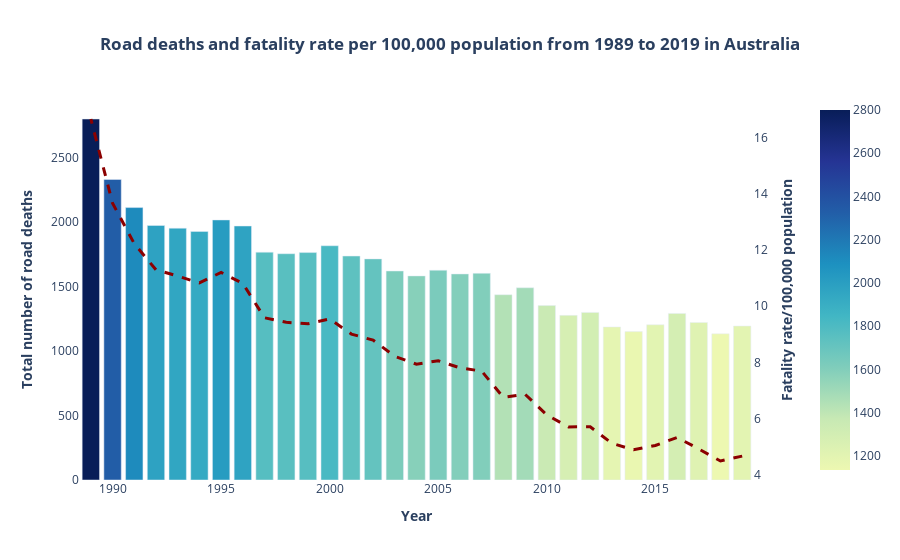

Here is the notebook cell this chart was saved with:
### Code cell
# Draw the graph
fig_rate = make_subplots(specs=[[{"secondary_y": True}]])

fig_rate.add_trace(
    go.Bar(
        x=yearly_states_total_data.year,
        y=yearly_states_total_data.number, 
        name="Road Deaths",
        opacity=1,
        marker=dict(color=yearly_states_total_data.number, coloraxis="coloraxis", cmax=2800, cmin=0,),
        ),
    secondary_y=False
)

fig_rate.update_layout(coloraxis=dict(colorscale=['#edf8b1','#c7e9b4','#7fcdbb','#41b6c4','#1d91c0','#225ea8','#253494','#081d58']), showlegend=False)

fig_rate.add_trace(
    go.Scatter(
        x=yearly_states_total_data.year,
        y=yearly_states_total_data.rate, 
        name="Rate/pop", #change
        line=dict(width=1.5*2, color='darkred',dash='dash'), #change
        showlegend=True
        ),
    secondary_y=True,
)

fig_rate.update_layout(
    title_text="<b>Road deaths and fatality rate per 100,000 population from 1989 to 2019 in Australia<b>",
    title_x=0.5,
    plot_bgcolor='white',
    xaxis_title_text="<b>Year<b>",
)

fig_rate.update_yaxes(title_text="<b>Total number of road deaths</b>", secondary_y=False)
fig_rate.update_yaxes(title_text="<b>Fatality rate/100,000 population", secondary_y=True)

fig_rate.show()

### Figure 1 — Plotly figure (JSON) as saved in the notebook; plotly's stock layout.template omitted (floating-point values rounded to 4 significant figures)
{"data": [{"marker": {"cmax": 2800, "cmin": 0, "color": [1194, 1134, 1222, 1292, 1204, 1151, 1187, 1300, 1277, 1353, 1491, 1437, 1603, 1598, 1627, 1583, 1621, 1715, 1737, 1817, 1764, 1755, 1767, 1970, 2017, 1928, 1953, 1974, 2113, 2331, 2800], "coloraxis": "coloraxis"}, "name": "Road Deaths", "opacity": 1, "type": "bar", "x": ["2019", "2018", "2017", "2016", "2015", "2014", "2013", "2012", "2011", "2010", "2009", "2008", "2007", "2006", "2005", "2004", "2003", "2002", "2001", "2000", "1999", "1998", "1997", "1996", "1995", "1994", "1993", "1992", "1991", "1990", "1989"], "xaxis": "x", "y": [1194, 1134, 1222, 1292, 1204, 1151, 1187, 1300, 1277, 1353, 1491, 1437, 1603, 1598, 1627, 1583, 1621, 1715, 1737, 1817, 1764, 1755, 1767, 1970, 2017, 1928, 1953, 1974, 2113, 2331, 2800], "yaxis": "y"}, {"line": {"color": "darkred", "dash": "dash", "width": 3}, "name": "Rate/pop", "showlegend": true, "type": "scatter", "x": ["2019", "2018", "2017", "2016", "2015", "2014", "2013", "2012", "2011", "2010", "2009", "2008", "2007", "2006", "2005", "2004", "2003", "2002", "2001", "2000", "1999", "1998", "1997", "1996", "1995", "1994", "1993", "1992", "1991", "1990", "1989"], "xaxis": "x", "y": [4.678, 4.504, 4.933, 5.341, 5.055, 4.903, 5.132, 5.718, 5.716, 6.141, 6.874, 6.763, 7.697, 7.814, 8.064, 7.942, 8.22, 8.797, 9.012, 9.549, 9.377, 9.432, 9.591, 10.81, 11.2, 10.83, 11.07, 11.29, 12.22, 13.66, 16.65], "yaxis": "y2"}], "layout": {"coloraxis": {"colorscale": [[0, "#edf8b1"], [0.1429, "#c7e9b4"], [0.2857, "#7fcdbb"], [0.4286, "#41b6c4"], [0.5714, "#1d91c0"], [0.7143, "#225ea8"], [0.8571, "#253494"], [1, "#081d58"]]}, "plot_bgcolor": "white", "showlegend": false, "title": {"text": "<b>Road deaths and fatality rate per 100,000 population from 1989 to 2019 in Australia<b>", "x": 0.5}, "xaxis": {"anchor": "y", "domain": [0, 0.94], "title": {"text": "<b>Year<b>"}}, "yaxis": {"anchor": "x", "domain": [0, 1], "title": {"text": "<b>Total number of road deaths</b>"}}, "yaxis2": {"anchor": "x", "overlaying": "y", "side": "right", "title": {"text": "<b>Fatality rate/100,000 population"}}}}
